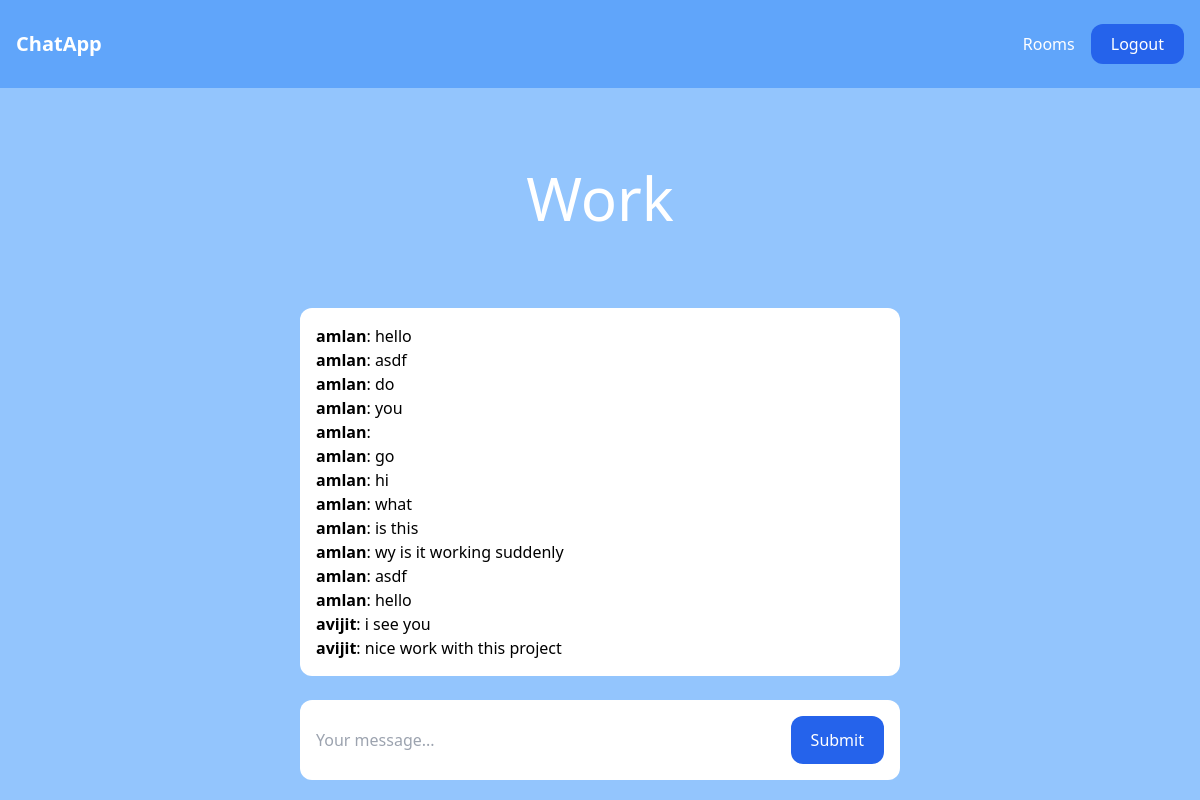
/rooms/work/ (signed in), run on the app's committed database.
### room/models.py (models this page shows)
class Room(models.Model):
    name= models.CharField(max_length=255)
    slug= models.SlugField(unique=True)

class Messages(models.Model):
    room= models.ForeignKey(Room, related_name='messages', on_delete=models.CASCADE)
    user= models.ForeignKey(User, related_name='messages', on_delete=models.CASCADE)
    content= models.TextField()
    date_added= models.DateTimeField(auto_now_add=True)
    class Meta:
        ordering= ('date_added',)

### room/views.py (the view)
# urls.py: path('rooms/', include('room.urls')),
@login_required
def room(request, slug):
    room = Room.objects.get(slug=slug)
    messages = Messages.objects.filter(room=room)[0:25]
    return render(request, 'room/room.html', {'room': room, 'messages': messages})

### room/templates/room/room.html (shortened to what this page needs)
{% extends 'core/base.html' %}
{% block content %}
<div class="p-10 lg:p-20 text-center">
    <h1 class="text-3xl lg:text-6xl text-white">{{ room.name }}</h1>
</div>
<div class="lg:w-2/4 mx-4 lg:mx-auto p-4 bg-white rounded-xl">
    <div class="chat-messages space-y-3" id="chat-messages">
        {% for m in messages %}<b>{{ m.user.username }}</b>: {{ m.content }}<br>{% endfor %}
    </div>
</div>
<div class="lg:w-2/4 mt-6 mx-4 lg:mx-auto p-4 bg-white rounded-xl">
    <form method="post" action="." class="flex">
        <input type="text" name="content" class="flex-1 mr-3" placeholder="Your message..." id="chat-message-input">
        <button
            class="px-5 py-3 rounded-xl text-white bg-blue-600 hover:bg-blue-700"
            id="chat-message-submit"
        >Submit</button>
    </form>
</div>
{% endblock %}

### core/templates/core/base.html (shortened to what this page needs)
<!DOCTYPE html>
<html lang="en">
<head>
    <script src="https://cdn.tailwindcss.com"></script>
</head>
<body class="bg-blue-300">
    <nav class="flex items-center justify-between px-4 py-6 bg-blue-400">
        <div>
            <a href="/" class="text-xl text-white font-bold"> ChatApp </a>
        </div>
        <div class="flex items-center space-x-4">
            {% if request.user.is_authenticated %}
            <a href="/rooms/" class="text-white hover:text-gray-200"> Rooms </a>
            <form action="{% url 'logout' %}" method="POST">
                <button type="submit" class="px-5 py-2 rounded-xl text-white bg-blue-600 hover:bg-blue-700">Logout</button>
            </form>
            {% else %}
            <a href="/login/" class="text-white hover:text-gray-200"> Login </a>
            <a href="/signup/" class="px-5 py-2 rounded-xl text-white bg-blue-600 hover:bg-blue-700"> SignUp </a>
            {% endif %}
        </div>
    </nav>
    {% block content %}
    {% endblock %}
</body>
</html>

### data on the page
Room: name "Work"
Messages: user.username "amlan", content "hello"
Messages: user.username "amlan", content "asdf"
Messages: user.username "amlan", content "do"
Messages: user.username "amlan", content "you"
Messages: user.username "amlan"
Messages: user.username "amlan", content "go"
Messages: user.username "amlan", content "hi"
Messages: user.username "amlan", content "what"
Messages: user.username "amlan", content "is this"
Messages: user.username "amlan", content "wy is it working suddenly"
Messages: user.username "amlan", content "asdf"
Messages: user.username "amlan", content "hello"
Messages: user.username "avijit", content "i see you"
Messages: user.username "avijit", content "nice work with this project"
